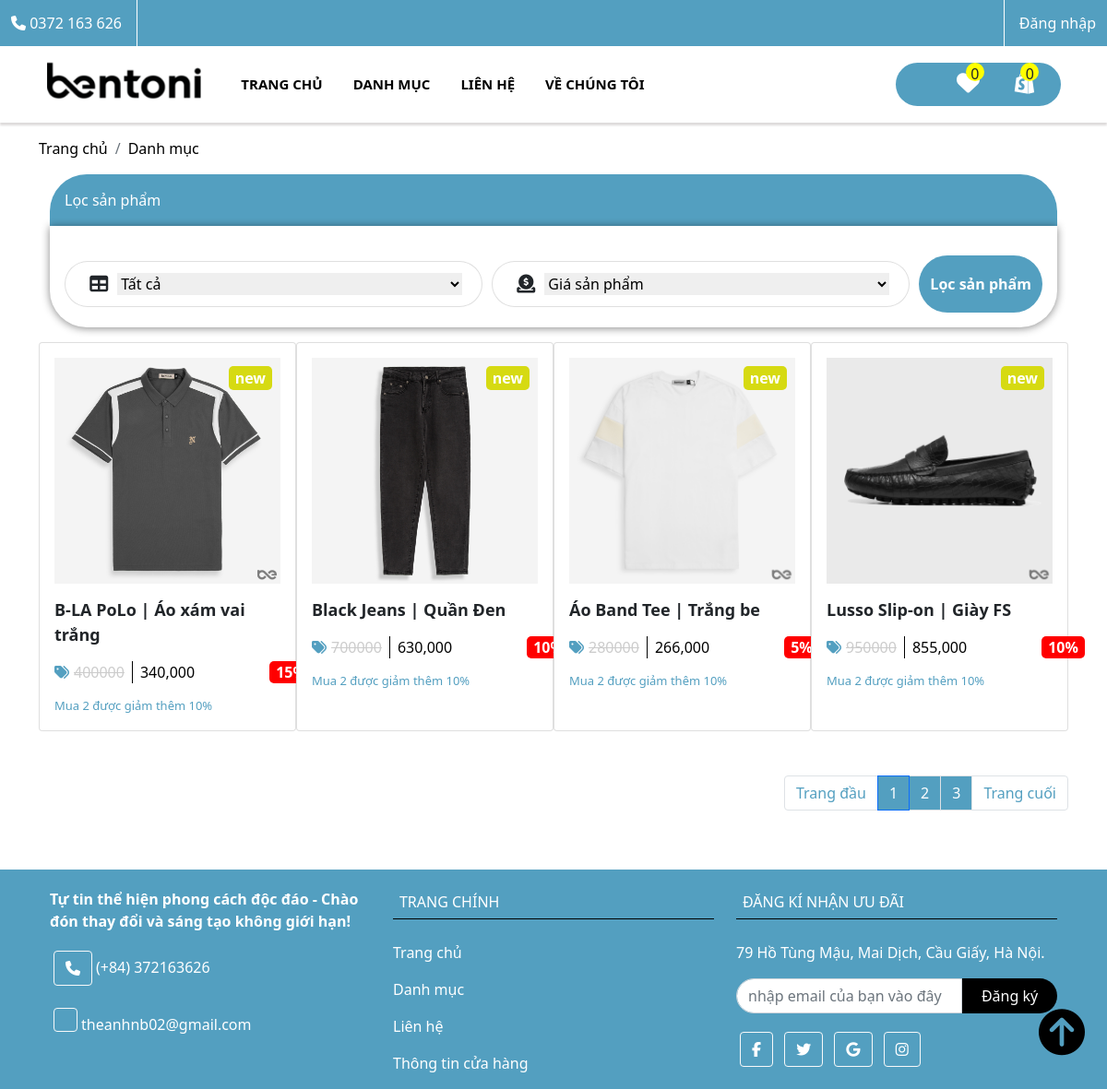
The app's page /Thoitrang/mvc/controllers/user.php?action=danhmuc with its own data.
### tables this page shows
CREATE TABLE `info` (
  `id_info` int(11) NOT NULL,
  `email_info` varchar(256) NOT NULL,
  `logo` varchar(256) NOT NULL,
  `adress_info` varchar(256) NOT NULL,
  `phone_info` char(10) DEFAULT NULL
);

CREATE TABLE `products` (
  `id_pro` int(11) NOT NULL,
  `title_pro` varchar(256) NOT NULL,
  `content_pro` text NOT NULL,
  `thongtin` varchar(256) NOT NULL,
  `image_pro` varchar(256) NOT NULL,
  `quantity_pro` int(11) NOT NULL,
  `price_pro` int(11) NOT NULL,
  `sale_pro` int(11) NOT NULL,
  `date_pro` datetime NOT NULL,
  `special_pro` int(11) NOT NULL DEFAULT 0,
  `view_pro` int(11) NOT NULL,
  `hiden_pro` int(11) NOT NULL DEFAULT 0,
  `cate_id` int(11) NOT NULL
);

### Thoitrang/mvc/views/user/danhmuc.php (the view, shortened to what the rows shown need)
<div class="all__sp mt-3 container">
                            <?php foreach ($post->get_val('cates') as $val) : extract($val); ?>
                            <?php endforeach; ?>
    <main class="main__one container-xl">
        <div class="sp__main">
            <div class="row mt-3 container">
                <?php
                  if (!empty($save_dm)) {
                      foreach ($save_dm as $val) : extract($val) ?>
                        <div class="col-xl-3 col-md-4 col-6 p-3 card">
                            <div class="card__tt">
                                <div class="card__tt-image">
                                    <img src="<?= IMAGE ?><?= $image_pro ?>" alt="">
                                </div>
                                <div class="ten_sp" style="margin-top: 15px;";>
                                      <strong><?= $title_pro ?></strong>
                                  </div>
                                  <div class="gia_sp d-flex" style="margin-top: 15px;";>
                                      <div class="tt_gia_tien" style="margin-right: 5px";>
                                          <i class="fas fa-tags"></i>
                                      </div>
                                      <div class="gia_goc" style="color: #ccc;">
                                          <del><span><?= $price_pro ?></span></del>
                                      </div>
                                      <div class="gia_duocgiam";>
                                          <span><?php echo number_format($sale_chinh = $price_pro - $price_pro * ($sale_pro / 100)); ?></span>
                                      </div>
                                      <div class="sale_sp" style="margin-left: 80px";>
                                          <span>
                                              <?= $sale_pro ?>%
                                          </span>
                                      </div>
                                  </div>
                                  <div class="ten_sp" style=" font-size:13px; margin-top: 15px;">
                                      <span class="text-dark" style="color:rgb(83, 159, 192) !important">Mua 2 được giảm thêm 10%</span>
                                  </div>
                                  <div class="new">
                                      <span>
                                          new
                                      </span>
                                  </div>
                            </div>
                        </div>
                <?php endforeach;
                  } else {
                      echo "<h1>Sản phẩm trống</h1>";
                  } ?>
            </div>
        </div>
    </main>
</div>

### Thoitrang/mvc/views/user/nav-footer/nav.php (shortened to what the rows shown need)
<!DOCTYPE html>
<html lang="en">
<head>
    <link rel="stylesheet" href="https://cdn.jsdelivr.net/gh/lykmapipo/themify-icons@0.1.2/css/themify-icons.css">
    <link href="https://cdn.jsdelivr.net/npm/bootstrap@5.1.1/dist/css/bootstrap.min.css" rel="stylesheet">
    <link rel="stylesheet" href="https://unpkg.com/swiper/swiper-bundle.min.css" />
    <link rel="stylesheet" href="../public/css/web.css">
</head>
<body>
    <?php if (!empty($post->get_val('info'))) {
        foreach ($post->get_val('info') as $logo) : extract($logo); ?>
            <div class="top_nav_tt ">
                <div class="call__us login__us d-flex">
                    <span>
                    <i class="fas fa-phone"></i> 0372 163 626
                    </span>
                </div>
                <div class="login__us d-flex">
                    <?php
                    if (!isset($id)) {
                        echo "<div class='gach mx-3'></div>
                <a href='../controllers/get.php?action=dangxuat'>Đăng nhập</a>";
                    } ?>
                </div>
            </div>
            <nav class="navbar navbar-expand-lg bg-white navbar-white sticky-top">
                <div class="container-fluid ">
                    <a class="navbar-brand" href="#">
                        <div class="nav__logo">
                            <a href="<?= CONTROLLERS_USER ?>"><img src="<?= IMAGE ?><?= $logo?>" alt="" style="height: 50px; width: auto; margin-bottom: 10px; margin-right:20px"></a>
                        </div>
                    </a>
                    <div class="collapse navbar-collapse" id="collapsibleNavbar">
                        <ul class="navbar-nav">
                            <li class="nav-item">
                                <a class="nav-link" style="padding-right: 25px; font-weight: 700; font-size:15px" href="<?= CONTROLLERS_USER ?>">TRANG CHỦ</a>
                            </li>
                            <li class="nav-item">
                                <a class="nav-link" style="padding-right: 25px; font-weight: 700; font-size:15px" href="<?= CONTROLLERS_USER ?>?action=danhmuc">DANH MỤC</a>
                            </li>
                            <li class="nav-item">
                                <a class="nav-link" style="padding-right: 25px; font-weight: 700; font-size:15px" href="<?= CONTROLLERS_USER ?>?action=contact">LIÊN HỆ</a>
                            </li>
                            <li class="nav-item">
                                <a class="nav-link" style="padding-right: 25px; font-weight: 700; font-size:15px" href="<?= CONTROLLERS_USER ?>?action=gioithieu">VỀ CHÚNG TÔI</a>
                            </li>
                        </ul>
                        <div class="nav__right d-flex justify-content-around ">
                            <div class="love">
                                <div class="sl"><?= $tym ?></div>
                                <a href="<?= CONTROLLERS_USER ?>?action=like">
                                    <span>
                                        <i class="fas fa-heart"></i>
                                    </span>
                                </a>
                            </div>
                            <div class="shop__cart">
                                <div class="sl">
                                    <?= $gh_nav ?>
                                </div>
                                <a href="<?= CONTROLLERS_USER ?>?action=card">
                                    <span>
                                        <i class="fab fa-shopify"></i>
                                    </span>
                                </a>
                            </div>
                        </div>
                    </div>
                </div>
            </nav>
    <?php endforeach;
    } ?>

### Thoitrang/mvc/views/user/nav-footer/footer.php (shortened to what the rows shown need)
<?php if (!empty($post->get_val('info'))) {
    foreach ($post->get_val('info') as $logo) : extract($logo); ?>
        <div class="mt-5 w-100">
            <footer class="text-center text-lg-start text-black">
                <div class="p-1 pb-0">
                    <section class="container">
                        <div class="row">
                            <div class="col-xl-4 col-sm-12 mt-3 d-flex flex-column">
                            <strong><span class="mt-3" ->
                            Tự tin thể hiện phong cách độc đáo - Chào đón thay đổi và sáng tạo không giới hạn!
                                </span>
                            </strong>
                                <div class="footer__info d-flex mt-3">
                                    <a class="btn btn-outline-light btn-floating m-1" role="button"><i class="fas fa-phone"></i></a>
                                    <div class="footer__phone--sdt d-flex flex-column ">
                                        <span style="margin-top: 10px;">
                                            (+84) 372163626
                                        </span>
                                    </div>
                                </div><div class="footer__info d-flex mt-3">
                                <a class="btn btn-outline-light btn-floating m-1" role="button"><i class="ti-email"></i></a>
                                    <div class="footer__email d-flex flex-column ">
                                        <span style="margin-top: 10px;">
                                           theanhnb02@gmail.com
                                        </span>
                                    </div>
                                </div>
                            </div>
                            <div class="col-xl-4 col-sm-12 mt-3">
                                <h6 class="text-uppercase mb-4 font-weight-bold">Trang chính</h6>
                                <p>
                                    <a class="" href="<?= CONTROLLERS_USER ?>">Trang chủ</a>
                                </p>
                                <p>
                                    <a class="" href="<?= CONTROLLERS_USER ?>?action=danhmuc">Danh mục</a>
                                </p>
                                <p>
                                    <a class="" href="<?= CONTROLLERS_USER ?>?action=contact">Liên hệ</a>
                                </p>
                                <p>
                                    <a class="" href="<?= CONTROLLERS_USER ?>?action=gioithieu">Thông tin cửa hàng</a>
                                </p>
                            </div>
                            <div class="col-xl-4 col-sm-12 mt-3">
                                <h6 class="text-uppercase mb-4 font-weight-bold">
                                    Đăng kí nhận ưu đãi
                                </h6>
                                <p>
                                    <a class="">
                                        <?= $adress_info ?>
                                    </a>
                                </p>
                                <p>
                                <form class="d-flex">
                                    <input class="form-control" type="text" placeholder="nhập email của bạn vào đây">
                                    <button class="btn text-white" type="button">Đăng ký</button>
                                </form>
                                </p>
                                <p>
                                <div class="">
                                <a class="btn btn-outline-light btn-floating m-1" role="button"><i class="fab fa-facebook-f"></i></a>
                                <a class="btn btn-outline-light btn-floating m-1" role="button"><i class="fab fa-twitter"></i></a>
                                <a class="btn btn-outline-light btn-floating m-1" role="button"><i class="fab fa-google"></i></a>
                                <a class="btn btn-outline-light btn-floating m-1" role="button"><i class="fab fa-instagram"></i></a>
                            </div>
                                </p>
                            </div>
                        </div>
                    </section>
            </footer>
            <div class="top" id="myBtn"> <i class="fas fa-arrow-circle-up"></i> </div>
        </div>
<?php endforeach;
} ?>
</body>
</html>

### records on screen
info: logo (picture), adress_info "79 Hồ Tùng Mậu, Mai Dịch, Cầu Giấy, Hà Nội."
products: image_pro (picture), title_pro "B-LA PoLo | Áo xám vai trắng", price_pro "400000", $sale_chinh = $price_pro - $price_pro * ($sale_pro / 100) "340,000", sale_pro "15"
products: image_pro (picture), title_pro "Black Jeans | Quần Đen", price_pro "700000", $sale_chinh = $price_pro - $price_pro * ($sale_pro / 100) "630,000", sale_pro "10"
products: image_pro (picture), title_pro "Áo Band Tee | Trắng be", price_pro "280000", $sale_chinh = $price_pro - $price_pro * ($sale_pro / 100) "266,000", sale_pro "5"
products: image_pro (picture), title_pro "Lusso Slip-on | Giày FS", price_pro "950000", $sale_chinh = $price_pro - $price_pro * ($sale_pro / 100) "855,000", sale_pro "10"
